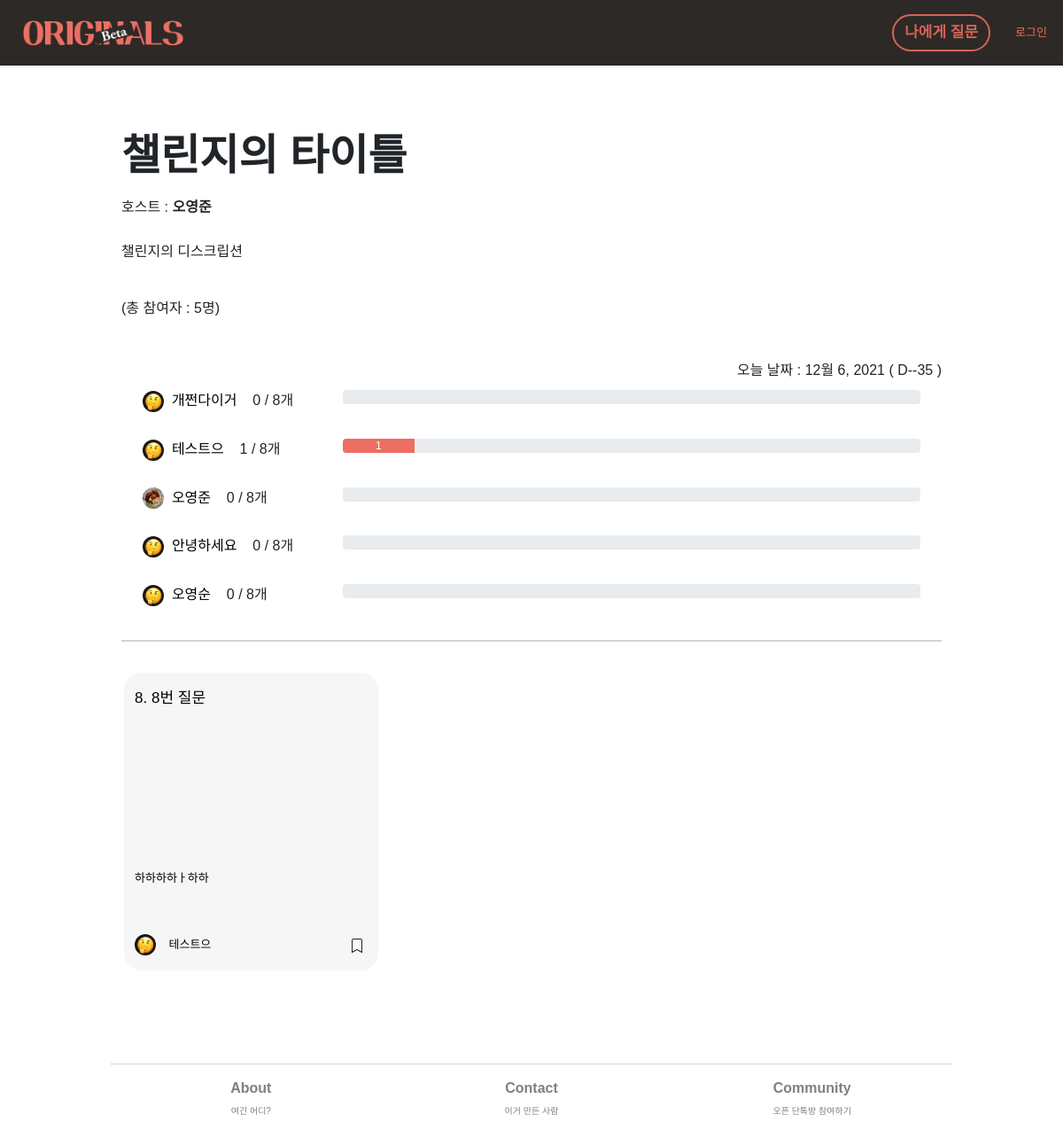
/challenge/n-day/1, run on the app's committed database.
### ndaychallenge/models.py (models this page shows, shortened)
class Challenge(models.Model):
    objects = models.Manager()
    host = models.ForeignKey(UserInfo, on_delete=models.CASCADE, related_name='host', null=True, blank=True)
    co_host = models.ManyToManyField(UserInfo, related_name='cohosts', blank=True)
    day = models.IntegerField()
    start_date = models.DateField(auto_now_add=False)
    end_date = models.DateField(auto_now_add=False)
    title = models.CharField(max_length=30, null=True, blank=True)
    desc = models.TextField(null=True, blank=True)
    participant = models.ManyToManyField(UserInfo, related_name='participant', blank=True)
    pass_condition = models.IntegerField()
    passed = models.ManyToManyField(UserInfo, related_name='passed', blank=True)

### member/models.py (models this page shows, shortened)
class UserInfo(models.Model):
    objects = models.Manager()
    this_user = models.OneToOneField(User, on_delete=models.CASCADE, related_name = 'userinfo', null=True, default=None) ## UserInfo가 생성될 때마다 user에게 link된다.
    real_name = models.CharField(max_length=20, blank=True, default="내 이름")
    profile_image = models.ImageField(null=True, upload_to="profile_images", default="default_psa.jpg")
    self_intro = models.CharField(max_length=140, blank=True, default="나에 대한 간단한 소개")
    slug = models.SlugField(max_length=100, allow_unicode=True, null=False, blank=False)
    persona_type = models.CharField(max_length=50, null=False)
    is_editor = models.BooleanField(default=False)
    saved_answers = models.ForeignKey(AnswersForFromUs, on_delete=models.CASCADE, related_name = 'userinfo', null=True, default=None)

### main/models.py (models this page shows, shortened)
class AnswersForFromUs(models.Model):
    objects = models.Manager()
    type = models.CharField(max_length=10, default='us', blank=True)
    question_id = models.ForeignKey(QuestionsFromUs, on_delete=models.CASCADE, related_name='answerforfromus', null=False, default=None)
    author_id = models.ForeignKey(User, on_delete=models.CASCADE, related_name='answerforfromus', null=False)
    body = models.CharField(max_length=10000, blank=True) # 답변을 하지 않고 저장하는 경우--null=True 필요없나?
    image = models.ImageField(null=True, blank=True, upload_to='answer_img')
    created_at = models.DateField(auto_now_add=True)
    updated_at = models.DateField(auto_now_add=True)
    created_at_time = models.DateTimeField(auto_now_add=True, null=True, blank=True)
    is_shared = models.BooleanField(default=True)
    on_magazine = models.BooleanField(default=False)
    author_favorite = models.BooleanField(default=False)

class QuestionsFromUs(models.Model):
    objects = models.Manager()
    question_no = models.IntegerField(null=True)
    title = models.CharField(max_length = 100, blank=False)
    body = models.TextField(blank=True)
    image = models.ImageField(null=True, blank=True, upload_to="question_img")
    is_nudge = models.BooleanField(default=False)
    created_at = models.DateField(auto_now_add=True)

### ndaychallenge/views.py (the view)
# urls.py: path('challenge/', include('ndaychallenge.urls')),
def ndaychallenge(request, id):
    now = timezone.now()
    string__today = str(now).split()[0]
    today = datetime.strptime(string__today, '%Y-%m-%d').date()
    navbar_context = navbar(request)
    this_challenge = Challenge.objects.get(id=id)
    if today < this_challenge.start_date:
        available = 'before'
    elif today >= this_challenge.start_date and today <= this_challenge.end_date:
        available = 'current'
    elif today > this_challenge.end_date:
        available = 'after'
    participants = this_challenge.participant.values_list('this_user', flat=True).order_by('?')
    list__participants = list(participants)
    total_participants = participants.count()
    answers_since_start_date = AnswersForFromUs.objects.filter(author_id__in=list__participants, created_at__gte=this_challenge.start_date)
    answers_is_shared_true = answers_since_start_date.filter(is_shared=True)
    paginator_is_shared_true = Paginator(answers_is_shared_true, 10)
    page_is_shared_true = request.GET.get('page')
    is_shared_paginated = paginator_is_shared_true.get_page(page_is_shared_true)
    list__challenge_data = []
    for p in participants:
        dict__challenge_data = {}
        this_user_ans = answers_since_start_date.filter(author_id=p).count()
        this_user_info = UserInfo.objects.get(this_user=p)
        dict__challenge_data['author'] = this_user_info.real_name
        dict__challenge_data['profile_image'] = this_user_info.profile_image
        dict__challenge_data['count'] = this_user_ans
        dict__challenge_data['profile_url'] = this_user_info.this_user.username
        if this_user_ans >= this_challenge.pass_condition:
            dict__challenge_data['progress'] = 100
        else:
            dict__challenge_data['progress'] = (this_user_ans/this_challenge.pass_condition)*100
        list__challenge_data.append(dict__challenge_data)
    remaining = str(this_challenge.end_date - today).split('day')[0]
    host = this_challenge.host.real_name
    pre_context = {
        'available' : available,
        'this_challenge' : this_challenge,
        'participants' : participants,
        'answers_since_start_date' : answers_since_start_date,
        'list__challenge_data' : list__challenge_data,
        'pass_condition' : this_challenge.pass_condition,
        'today' : today,
        'end_date' : this_challenge.end_date,
        'remaining' : remaining,
        'is_shared_paginated' : is_shared_paginated,
        'total_participants' : total_participants,
        'host' : host,
    }
    context = {**navbar_context, **pre_context}
    return render(request, 'ndaychallenge/nday.html', context)

### ndaychallenge/views.py (called while the page is built)
def navbar(request):
    if request.user.is_authenticated:
        navbar_this_user = request.user
        try:
            navbar_this_userinfo = UserInfo.objects.get(this_user=navbar_this_user)
            navbar_authenticated = 'True'
            navbar_context = {
                'navbar_authenticated' : navbar_authenticated,
                'navbar_this_user' : navbar_this_user.username,
                'navbar_this_userinfo' : navbar_this_userinfo,
            }
        except ObjectDoesNotExist:
            navbar_authenticated = 'False'
            navbar_context = {
                navbar_authenticated : navbar_authenticated,
                'navbar_this_user' : navbar_this_user.username,
            }
    else:
        navbar_authenticated = 'False'
        navbar_context = {
            'navbar_authenticated' : navbar_authenticated,
        }
    return navbar_context

### ndaychallenge/templates/ndaychallenge/nday.html (shortened to what this page needs)
{% extends 'main/base.html' %}
{% load static %}
{% block content %}
<div class="row-h-80"></div>
<div class="row">
    <div class="col">
        <div class="text-xl bolder">
            {{this_challenge.title}}
        </div>
    </div>
</div>
<div class="row">
    <div class="col">
        호스트 : <span class='bolder'>{{host}}</span>
    </div>
</div>
<div class="row">
    <div class="col">
        <p class="text-m">
            {{this_challenge.desc|linebreaks}}<br>
            (총 참여자 : {{total_participants}}명)
        </p>
    </div>
</div>
<div class="row-h-20"></div>
<div class="row">
    <div class="col right">
        오늘 날짜 : {{today}} ( D-{{remaining}})
    </div>
</div>
<div class="container">
{% for d in list__challenge_data %}
    <div class="row">
        <div class="col-12 col-md-3">
            <a href='/profile/{{d.profile_url}}'>
            <img class='profile-img-list' src="{{d.profile_image.url}}"/>&nbsp;&nbsp;{{d.author}}</a>
            &nbsp;&nbsp; <span id="check-pass-fail-{{d.pk}}">{{d.count}} / {{pass_condition}}개</span>
        </div>
        <div class="col-12 col-md-9">
            <div class="progress">
                <div class="progress-bar" role="progressbar" style="width: {{d.progress}}%" aria-valuenow="{{d.count}}" aria-valuemin="0" aria-valuemax="{{pass_condition}}">{{d.count}}</div>
            </div>
        </div>
    </div>
    <div class="row-h-20"></div>
    {% endfor %}
</div>
<div class="row-h-20 bottom-border"></div>
<div class="row">
    {% for i in is_shared_paginated %}
    <div class="col-12 col-md-4">
        <div class="row align-middle">
            <div class="card card-body grid-card col ans-us-card">
                <a href="/originals-answer/{{i.id}}" id="ans-click-id-{{u.id}}">
                    <div class="row">
                        <div class="col">
                            <div class="text-m ques-title">
                                {{i.question_id.question_no}}. {{i.question_id.title}}
                            </div>
                        </div>
                    </div>
                    <div class="row list-img-container-row">
                    </div>
                    <div class="row">
                        <div class="col">
                            <div class='text-s link textbunch truncate'>{{i.body}}</div>
                        </div>
                    </div>
                </a>
                <div class="row">
                    <div class="col-10 my-auto text-s">
                        <a href='/profile/{{i.author_id.username}}'>
                            {% if i.author_id.userinfo.profile_image %}
                            <img class='profile-img-list' src="{{i.author_id.userinfo.profile_image.url}}">
                            {% endif %}
                        &nbsp;&nbsp;&nbsp;{{i.author_id.userinfo.real_name}}</a>
                    </div>
                    <div class="col-2 my-auto text-center">
                        {% if i.id in list__us_saved_by_user %}
                        <div class='bookmark-orig' id='us-ans-id-{{i.id}}' onclick="BookmarkUs(id)">
                            <svg class="bookmark-icon bi bi-bookmark-fill"  xmlns="http://www.w3.org/2000/svg" width="16" height="16" fill="currentColor" viewBox="0 0 16 16">
                                <path d="M2 2v13.5a.5.5 0 0 0 .74.439L8 13.069l5.26 2.87A.5.5 0 0 0 14 15.5V2a2 2 0 0 0-2-2H4a2 2 0 0 0-2 2z"/>
                                </svg>
                        </div>
                        {% else %}
                        <div class='bookmark-orig' id='us-ans-id-{{i.id}}' onclick="BookmarkUs(id)">
                        </div>
                        {% endif %}
                    </div>
                </div>
            </div>
        </div>
    </div>
    {% endfor %}
</div>
{%endblock%}

### static/base.css (style rules this page uses)
a { text-decoration: none !important; color: black !important; }
body { font-family : 'NanumSquare', sans-serif !important; min-height: 100vh; display: flex; flex-direction: column; }
.row { margin-top: 10px !important; }
.row-h-20 { height: 20px; }
.row-h-80 { height: 80px; }
.bottom-border { border-bottom : 2px lightgray solid; }
.grid-card, .card-section { margin : 15px !important; border-radius: 20px !important; border-color: transparent !important; background-color: #F6F6F6 !important; padding-right: 11px !important ; padding-left: 11px !important ; padding-top: 5px !important; transition: transform 100ms cubic-bezier(.877, .079, .123, .985), -webkit-transform 100ms cubic-bezier(.877, .079, .123, .985); }
.right { text-align: right; }
.text-xl { font-size : 3rem; font-weight: 800; }
.text-m { font-size: 1.063rem; }
.text-s { font-size: 0.813rem; }
.textbunch { line-height: 1.75; }
.bolder { font-weight: 800; }
.truncate { overflow: hidden; height : 4rem; }
.profile-img-list { height: 1.5rem; width: auto; border-radius: 50px; }
.list-img-container-row { height: 10rem; overflow: hidden; display: flex; align-items: center; justify-content: center; margin-right: 0px; margin-left: 0px; }
.progress-bar { background-color: #ed6f63 !important; }
.bookmark-icon { cursor: pointer; }

### data on the page
Challenge: title "챌린지의 타이틀", desc "챌린지의 디스크립션"
UserInfo: real_name "오영준", author "오영준"
UserInfo: author "개쩐다이거"
UserInfo: author "테스트으"
UserInfo: author "안녕하세요"
UserInfo: author "오영순"
AnswersForFromUs: question_id.question_no "8", question_id "8번 질문", body "하하하하ㅏ하하", author_id.userinfo.profile_image (placeholder picture), author_id.userinfo.real_name "테스트으"

### other printed values
{{ total_participants }} "5"
{{ today }} "12월 6, 2021"
{{ remaining }} "-35"
{{ d.count }} "0" "1" "0" "0" "0"
{{ pass_condition }} "8" "8" "8" "8" "8"
{{ d.count }} "1"
